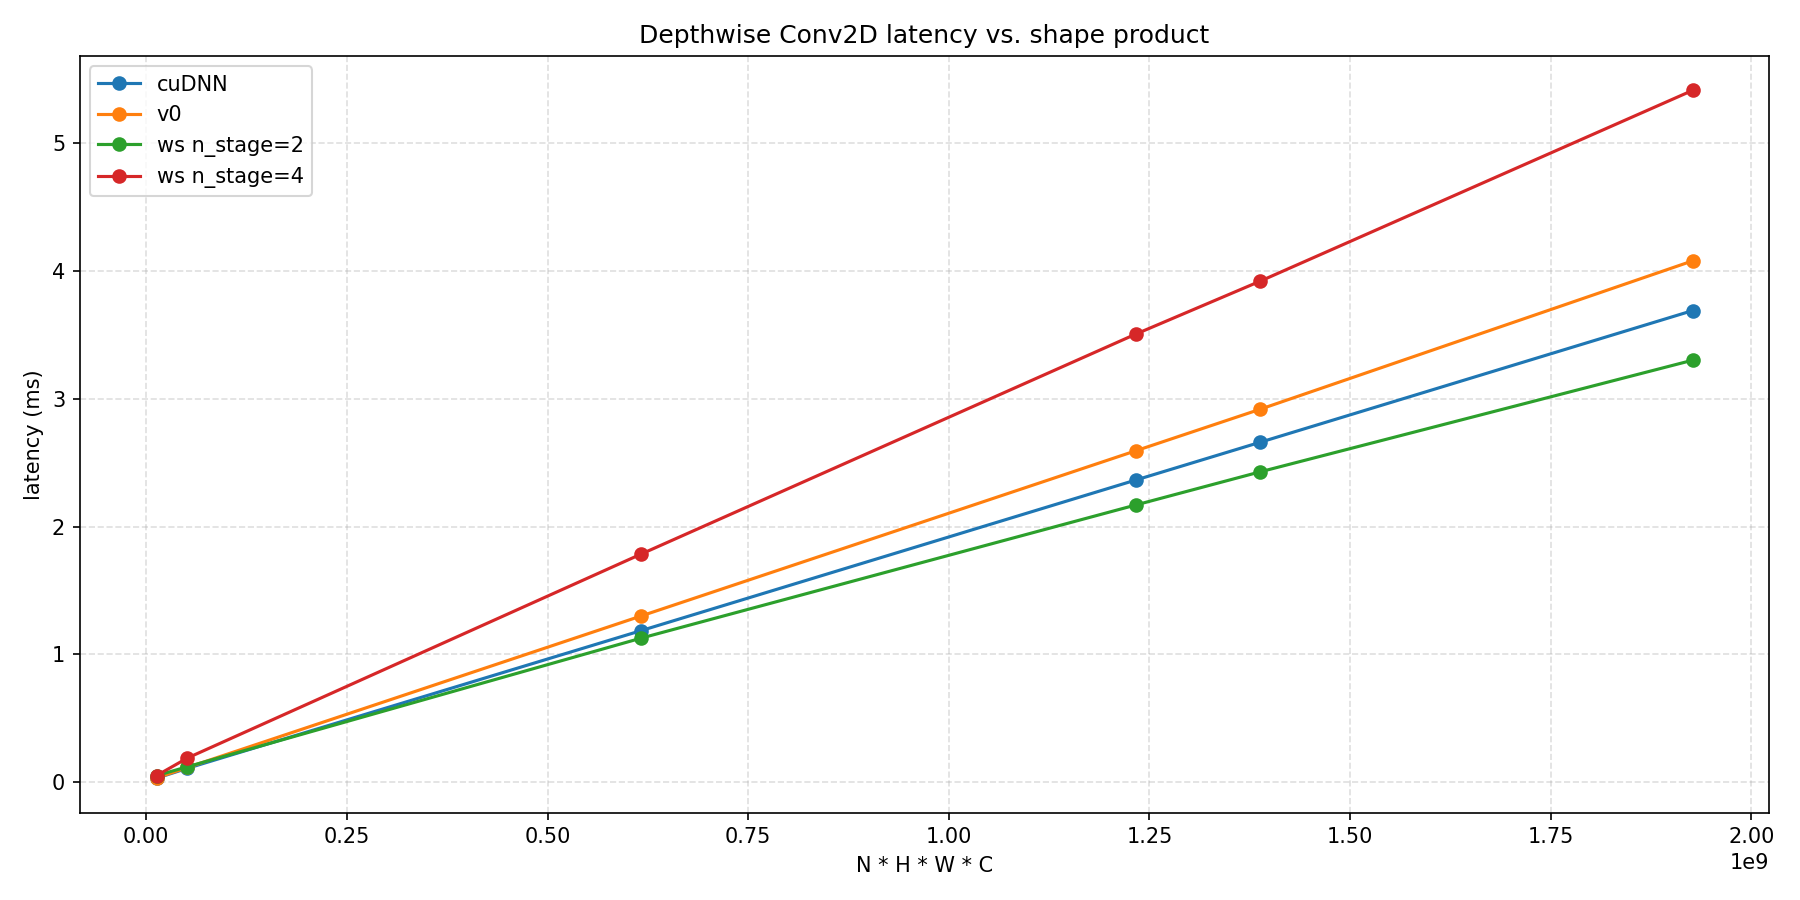

Recreate this plot in Python.
"""Benchmark v0 / ws(n_stage=2) / ws(n_stage=4) against cuDNN.

Usage:
    python -m tests.bench
"""
from __future__ import annotations

import os
from typing import Callable, List, Tuple

import matplotlib.pyplot as plt
import torch
import torch.nn.functional as F

from tma_dwconv import dwconv_v0, dwconv_ws


def benchmark(fn: Callable, *args, warmup: int = 10, iters: int = 100) -> float:
    for _ in range(warmup):
        fn(*args)
    torch.cuda.synchronize()
    start = torch.cuda.Event(enable_timing=True)
    end   = torch.cuda.Event(enable_timing=True)
    start.record()
    for _ in range(iters):
        fn(*args)
    end.record()
    torch.cuda.synchronize()
    return start.elapsed_time(end) / iters  # ms


SHAPES: List[Tuple[int, int, int, int]] = [
    (8,  56, 224, 128),
    (16, 112, 224, 128),
    (32, 224, 336, 256),
    (64, 224, 336, 256),
    (72, 224, 336, 256),
    (80, 224, 336, 320),
]


def main() -> None:
    if not torch.cuda.is_available():
        raise SystemExit("CUDA device required")

    pad = 1
    rows = []
    for (N, H, W, C) in SHAPES:
        x = torch.randn(N, H, W, C, device="cuda", dtype=torch.float16)
        w = torch.randn(3, 3, C, device="cuda", dtype=torch.float16) * 0.1

        # Pre-permute to NCHW layout once; cuDNN benchmark should NOT pay the
        # NHWC<->NCHW conversion cost on every iteration.
        x_nchw = x.permute(0, 3, 1, 2).contiguous()
        w_oihw = w.permute(2, 0, 1).unsqueeze(1).contiguous()
        cudnn_fn = lambda: F.conv2d(x_nchw, w_oihw, bias=None,
                                    stride=1, padding=pad, groups=C)

        row = {"N": N, "H": H, "W": W, "C": C}
        row["cudnn_ms"] = benchmark(cudnn_fn)
        row["v0_ms"]    = benchmark(dwconv_v0, x, w, pad)
        row["ws2_ms"]   = benchmark(dwconv_ws, x, w, pad, 2)
        row["ws4_ms"]   = benchmark(dwconv_ws, x, w, pad, 4)
        print(row)
        rows.append(row)

    plot(rows)


def plot(rows: List[dict]) -> None:
    xs = [r["N"] * r["H"] * r["W"] * r["C"] for r in rows]

    fig, ax = plt.subplots(figsize=(12, 6))
    for key, label, color in [
        ("cudnn_ms", "cuDNN",        "tab:blue"),
        ("v0_ms",    "v0",           "tab:orange"),
        ("ws2_ms",   "ws n_stage=2", "tab:green"),
        ("ws4_ms",   "ws n_stage=4", "tab:red"),
    ]:
        ax.plot(xs, [r[key] for r in rows], marker="o", color=color, label=label)

    ax.set_xlabel("N * H * W * C")
    ax.set_ylabel("latency (ms)")
    ax.set_title("Depthwise Conv2D latency vs. shape product")
    ax.grid(True, which="both", linestyle="--", alpha=0.4)
    ax.legend()
    fig.tight_layout()

    out = os.path.join(os.path.dirname(__file__), "bench.png")
    fig.savefig(out, dpi=150)
    print(f"Wrote plot to {out}")


if __name__ == "__main__":
    main()
